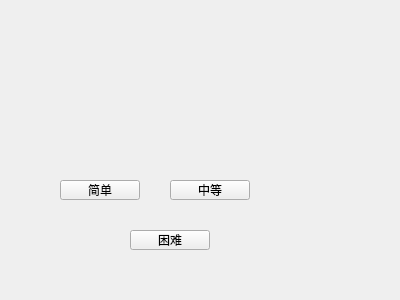
<?xml version="1.0" encoding="UTF-8"?>
<ui version="4.0">
 <class>ModeChoose</class>
 <widget class="QWidget" name="ModeChoose">
  <property name="geometry">
   <rect>
    <x>0</x>
    <y>0</y>
    <width>400</width>
    <height>300</height>
   </rect>
  </property>
  <property name="windowTitle">
   <string>Form</string>
  </property>
  <widget class="QPushButton" name="EasyButton">
   <property name="geometry">
    <rect>
     <x>60</x>
     <y>180</y>
     <width>80</width>
     <height>20</height>
    </rect>
   </property>
   <property name="text">
    <string>简单</string>
   </property>
  </widget>
  <widget class="QPushButton" name="MidButton">
   <property name="geometry">
    <rect>
     <x>170</x>
     <y>180</y>
     <width>80</width>
     <height>20</height>
    </rect>
   </property>
   <property name="text">
    <string>中等</string>
   </property>
  </widget>
  <widget class="QPushButton" name="pushButton_3">
   <property name="geometry">
    <rect>
     <x>130</x>
     <y>230</y>
     <width>80</width>
     <height>20</height>
    </rect>
   </property>
   <property name="text">
    <string>困难</string>
   </property>
  </widget>
 </widget>
 <resources/>
 <connections/>
</ui>
